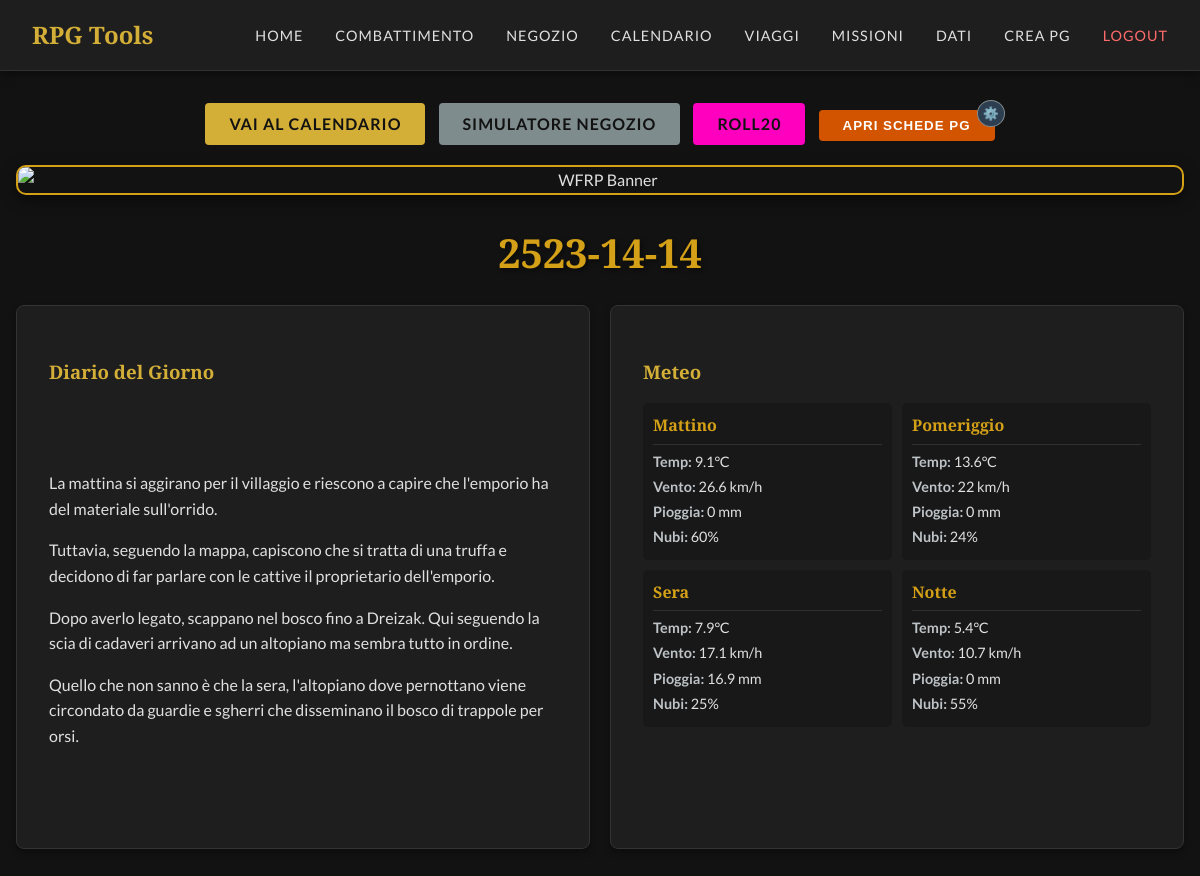
The page / (signed in) on the database its author committed.
### tables this page shows
CREATE TABLE diary (
            id INTEGER PRIMARY KEY AUTOINCREMENT,
            date_iso TEXT UNIQUE NOT NULL,
            year INTEGER,
            month_index INTEGER,
            month_name TEXT,
            day INTEGER,
            note TEXT,
            weather_json TEXT,
            updated_at TEXT
        );

### app.py (the view)
@app.route('/')
def index():
    db = get_db()
    current_date_display = "Nessuna data registrata"
    weather_data = None
    note = "Nessuna nota per questa giornata."
    holidays = []
    cursor = db.execute('SELECT * FROM diary ORDER BY date_iso DESC LIMIT 1')
    last_entry = cursor.fetchone()
    if last_entry:
        date_iso = last_entry['date_iso']
        note = last_entry['note'] if last_entry['note'] else "Nessuna nota."
        if last_entry['weather_json']:
            try:
                weather_data = json.loads(last_entry['weather_json'])
            except:
                pass
        try:
            parts = date_iso.split('-')
            year = parts[0]
            month_idx = int(parts[1])
            day = int(parts[2])
            cal_data = load_calendar_data()
            if cal_data and 'months' in cal_data:
                if 1 <= month_idx <= len(cal_data['months']):
                    month_data = cal_data['months'][month_idx-1]
                    month_name = month_data['name']
                    season = month_data.get('season', '')
                    current_date_display = f"{day} {month_name} {year} ({season})"
                check_str = f"{day:02d}-{month_idx:02d}"
                if 'holidays' in cal_data:
                    for h in cal_data['holidays']:
                        if h['date'] == check_str:
                            holidays.append(h)
            else:
                 current_date_display = date_iso
        except Exception as e:
            print(f"Date parsing error: {e}")
            current_date_display = date_iso
    return render_template('index.html', date=current_date_display, weather=weather_data, note=note, holidays=holidays)

### app.py (called while the page is built, shortened)
@app.before_request
def require_login():
    allowed_routes = ['login', 'static', 'logout']
    if request.endpoint not in allowed_routes and 'logged_in' not in session:
        return redirect(url_for('login'))

def get_db():
    db = getattr(g, '_database', None)
    if db is None:
        db = g._database = sqlite3.connect(DATABASE)
        db.row_factory = sqlite3.Row
    return db

@app.teardown_appcontext
def close_connection(exception):
    db = getattr(g, '_database', None)
    if db is not None:
        db.close()

def load_calendar_data():
    json_path = os.path.join(os.path.dirname(__file__), 'calendar.json')
    if not os.path.exists(json_path):
        return {}

### templates/index.html (shortened to what this page needs)
{% extends 'base.html' %}
{% block content %}
<div class="dashboard-container">
    <div class="text-center mt-4">
        <a href="{{ url_for('calendar') }}" class="btn">Vai al Calendario</a>
        <a href="{{ url_for('shop') }}" class="btn btn-secondary" style="margin-left: 10px;">Simulatore Negozio</a>
        <a href="https://app.roll20.net/editor/setcampaign/18794496" target="_blank" class="btn"
            style="margin-left: 10px; background-color: #ff00bf; border-color: #ff00bf;">Roll20</a>
        <div style="display: inline-block; margin-left: 10px; position: relative;">
            <button id="open-pg-btn" class="btn btn-accent" onclick="openPGTabs()">Apri schede PG</button>
            <span onclick="openPGSettings()"
                style="cursor: pointer; position: absolute; top: -10px; right: -10px; background: #2c3e50; border-radius: 50%; padding: 2px 5px; font-size: 0.8em; border: 1px solid #7f8c8d;"
                title="Configura Link">⚙️</span>
        </div>
    </div>
    <div class="banner-container">
        <img src="{{ url_for('static', filename='img/home_banner.jpg') }}" alt="WFRP Banner" class="home-banner">
    </div>
    <div class="text-center mb-4">
        <h1 class="current-date">{{ date }}</h1>
    </div>
    <div class="grid-2-cols">
        <div class="card note-card">
            <h3>Diario del Giorno</h3>
            <div class="note-content">
                {{ note | safe }}
            </div>
        </div>
        <div class="card weather-card">
            <h3>Meteo</h3>
            {% if weather %}
            <div class="weather-grid">
                {% for period in ['Mattino', 'Pomeriggio', 'Sera', 'Notte'] %}
                {% set w = weather[period] %}
                <div class="weather-period">
                    <h4>{{ period }}</h4>
                    <div class="weather-details">
                        <p><span class="label">Temp:</span> {{ w.temperature_c }}°C</p>
                        <p><span class="label">Vento:</span> {{ w.wind_kmh }} km/h</p>
                        <p><span class="label">Pioggia:</span> {{ w.rain_mm }} mm</p>
                        <p><span class="label">Nubi:</span> {{ w.cloudiness_pct }}%</p>
                    </div>
                </div>
                {% endfor %}
            </div>
            {% else %}
            <p>Dati meteo non disponibili.</p>
            {% endif %}
        </div>
    </div>
</div>
{% endblock %}

### static/css/style.css (style rules this page uses)
:root { --bg-color: #121212; --card-bg: #1e1e1e; --text-primary: #e0e0e0; --text-secondary: #a0a0a0; --accent-color: #d4af37; --accent-hover: #f0c040; --border-color: #333; --font-heading: 'Cinzel', serif; --font-body: 'Lato', sans-serif; }
body { background-color: var(--bg-color); color: var(--text-primary); font-family: var(--font-body); margin: 0; padding: 0; line-height: 1.6; }
h1, h2, h3, h4, h5, h6 { font-family: var(--font-heading); color: var(--accent-color); margin-bottom: 1rem; }
a { color: var(--accent-color); text-decoration: none; transition: color 0.3s ease; }
.card { background-color: var(--card-bg); border: 1px solid var(--border-color); border-radius: 8px; padding: 2rem; margin-bottom: 2rem; box-shadow: 0 4px 6px rgba(0, 0, 0, 0.3); }
.btn { display: inline-block; padding: 0.5rem 1.5rem; background-color: var(--accent-color); color: var(--bg-color); border-radius: 4px; font-weight: bold; text-transform: uppercase; letter-spacing: 1px; cursor: pointer; border: none; transition: background-color 0.3s ease; }
.text-center { text-align: center; }
.mt-4 { margin-top: 2rem; }

### templates/index.html (style rules this page uses)
.current-date { color: #d4a017; font-family: 'Cinzel', serif; font-size: 2.5em; text-shadow: 2px 2px 4px rgba(0, 0, 0, 0.5); margin-bottom: 0.5em; }
.grid-2-cols { display: grid; grid-template-columns: 1fr 1fr; gap: 20px; }
.weather-grid { display: grid; grid-template-columns: repeat(2, 1fr); gap: 10px; }
.weather-period { background: rgba(0, 0, 0, 0.2); padding: 10px; border-radius: 5px; }
.weather-period h4 { margin-top: 0; color: #d4a017; border-bottom: 1px solid rgba(255, 255, 255, 0.1); padding-bottom: 5px; margin-bottom: 5px; }
.weather-details p { margin: 2px 0; font-size: 0.9em; }
.label { font-weight: bold; color: #bdc3c7; }
.note-content { white-space: pre-wrap; line-height: 1.6; min-height: 100px; }
.btn-secondary { background-color: #7f8c8d; }
.btn-accent { background-color: #d35400; color: white; }
.banner-container { margin: 20px auto; text-align: center; max-width: 100%; overflow: hidden; border-radius: 10px; box-shadow: 0 4px 15px rgba(0, 0, 0, 0.5); border: 2px solid #d4a017; }
.home-banner { width: 100%; height: auto; max-height: 400px; object-fit: cover; display: block; }

### rows shown on the page
diary: date_iso "2523-14-14", note "La mattina si aggirano per il villaggio e riescono a capire che l'emporio ha del materiale sull'orrido. Tuttavia, seguendo la mappa, capiscono che si tratta di una truffa e decidono di far parlare con le cattive il proprietario dell'emporio. Dopo averlo legato, scappano nel bosco fino a Dreizak. Qui seguendo la scia di cadaveri arrivano ad un altopiano ma sembra tutto in ordine. Quello che non sanno è che la sera, l'altopiano dove pernottano viene circondato da guardie e sgherri che disseminano il bosco di trappole per orsi."

### other values the page prints
{{ period }} "Mattino" "Pomeriggio" "Sera" "Notte"
{{ w.temperature_c }} "9.1" "13.6" "7.9" "5.4"
{{ w.wind_kmh }} "26.6" "22" "17.1" "10.7"
{{ w.rain_mm }} "0" "0" "16.9" "0"
{{ w.cloudiness_pct }} "60" "24" "25" "55"
